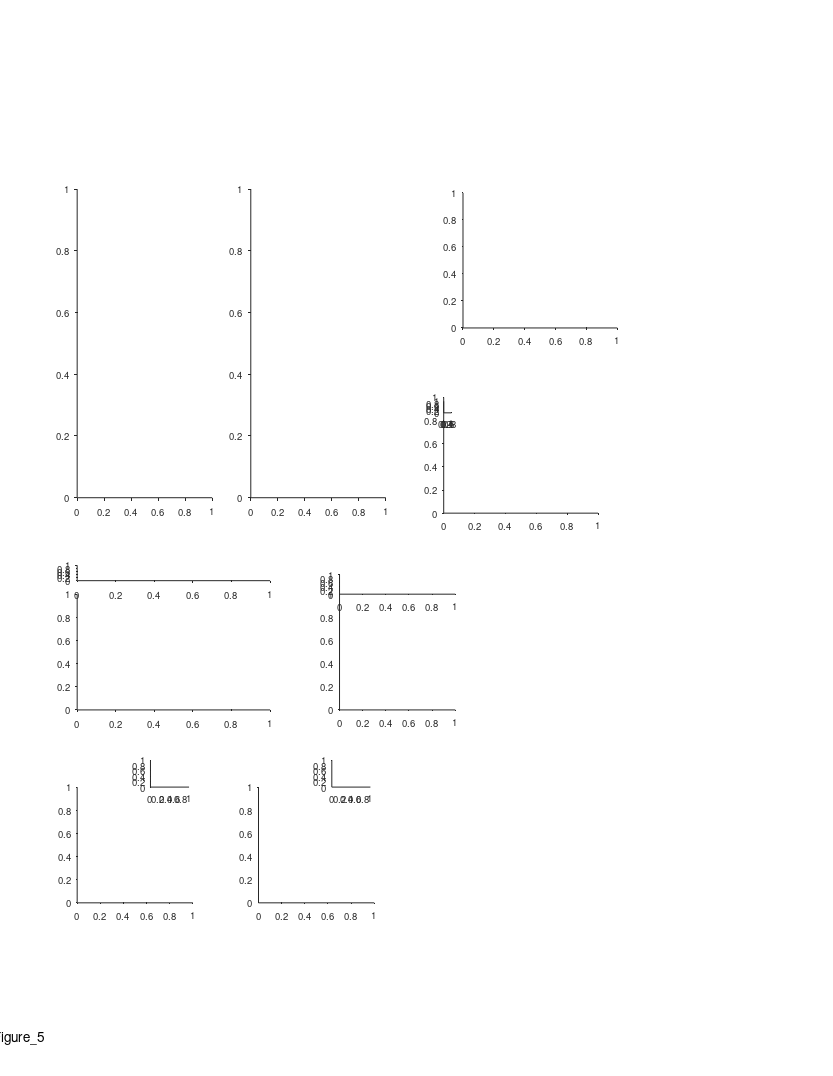

The MATLAB source for this figure: (Note: this script raises an error after producing the figure.)
%% Replay - Fig 5 - 2 bats crossovers + replay directionality (behavioral relevance)
%%
clear 
clc
close all

%% plotting options
params_opt = 11; % decoding opt 
novelty_session_num_thr = 5;

behavior_ex_opt = 2 % number 2 was chosen

replay_ex_opt = 1;
replay_examples_list = {
    {'rest',11,'b2299_d191213',20}
    };
replay_examples_list = cellfun(@(c)cell2struct(c,{'epoch_type','params_opt','exp_ID','event_num'},2), replay_examples_list)

%% graphics params
epoch_types = {'sleep','rest'};
epoch_type_clrs = {[.6 .1 .8],[.1 .8 .1]};
directions_clrs = {[0    0.3843    0.7451];[ 0.5216    0.2471         0]};

% timediff_max = inf;
timediff_max = 100;
exp_types = {'1 bat','2 bats'};
panels_xlim = [-0.0950    1.9950; -1.9500   40.9500; -0.4500   56.5500; -0.0210    0.4410];
panels_xticks = {[0 0.5 1 1.5],[0 20 40],[0:10:50],[0 0.2 0.4]};
smooth_method = 'movmean';
smooth_n_points = 19;

%% define output files
res_dir =  'L:\paper_replay\figures';
mkdir(res_dir)
fig_name_str = 'Figure_5';
fig_caption_str = ' ';
log_name_str = [fig_name_str '_log_file' '.txt'];
log_name_str = strrep(log_name_str , ':', '-');
log_name_str = strrep(log_name_str , ' ', '_');
log_name_out = fullfile(res_dir, log_name_str);

%% open log file
diary off
diary(log_name_out)
diary on
disp('Log file');
disp(['created: ', datestr(clock)]);
disp('======================================================');
disp([fig_name_str ':' fig_caption_str]);   
disp('======================================================');
disp('');

%% create figure
% figure_size_cm = [21.0 29.7]; % ~A4
figure_size_cm = [21.6 27.9]; % ~US letter
fig = figure;
% Some WYSIWYG options:
set(gcf,'DefaultAxesFontSize',7);
set(gcf,'DefaultAxesFontName','helvetica');
set(gcf,'DefaultAxesUnits','centimeters');
set(gcf,'PaperType','usletter')
% set(gcf,'PaperType','<custom>');
set(gcf,'PaperUnits','centimeters','PaperPosition',[0 0 figure_size_cm]);
set(gcf,'PaperOrientation','portrait');
set(gcf,'Units','centimeters','Position',get(gcf,'paperPosition')+[0 0 0 0]); % position on screen...
set(gcf, 'Renderer', 'painters');
% set(gcf, 'color', 'none');
set(groot, 'defaultAxesColor','None')
set(groot, 'defaultAxesTickDir', 'out');
set(groot,  'defaultAxesTickDirMode', 'manual');
annotation('textbox', [0.5 1 0 0], 'String',fig_name_str, 'HorizontalAlignment','center','Interpreter','none', 'FitBoxToText','on');

% create panels
panels{1}(1,1) = axes('position', [2 15 3.5 8]);
panels{1}(1,2) = axes('position', [6.5 15 3.5 8]);
panels{2}(1) = axes('position', [12 19.4 4 3.5]);
% panels{2}(2) = axes('position', [12 15 4 3]);
panels{3}(1) = axes('position', [11.5 14.6 4 3]);
panels{3}(2) = axes('position', [11.5 17.2 .2 .3]);
panels{4}(1) = axes('position', [2 9.5 5 3]);
panels{4}(2) = axes('position', [2 12.85 5 0.4]);
panels{5}(1) = axes('position', [8.8 9.5 3 3]);
panels{5}(2) = axes('position', [8.8 12.5 3 .5]);
panels{6}(1,1) = axes('position', [2 4.5 3 3]);
panels{6}(1,2) = axes('position', [2+1.9 4.5+3 1 0.7]);
panels{6}(2,1) = axes('position', [6.7 4.5 3 3]);
panels{6}(2,2) = axes('position', [6.7+1.9 4.5+3 1 0.7]);

%% ========================================================================
%% arrange sessions to load (novelty bats)
[exp_list,T] = decoding_get_inclusion_list();
T = T(exp_list,:);
% novelty_exposure_bats = [184 2382];
bats = unique(T.bat_num);
bats_colors = [1 0 0; 0 1 0; 0 0 1; 0 0 0; 1 0 1; 0 1 1; 0.8 0.8 0];
bats_clr_map = containers.Map(num2cell(bats),num2cell(bats_colors,2));
% novelty_exposure_bats_first_session = {'b0184_d191127','b2382_d190623'};
% bats_list = [34 148 194 2289 9861 184 2382];
% num_training_sessions = [6 11 20 13 11 0 0];
% first_rec_sessions = {'b0034_d180227', 'b0148_d170605', 'b0194_d180429', 'b2289_d180514', 'b9861_d180519', 'b0184_d191127','b2382_d190623'};
% % bat_novelty_session_mapping = containers.Map(novelty_exposure_bats,novelty_exposure_bats_first_session);
% bat_num_training_sessions_mapping = containers.Map(bats_list, num_training_sessions);
% bat_first_rec_exp_ID_mapping = containers.Map(bats_list, first_rec_sessions);
% TF_novelty_bats = ismember(T.bat_num, novelty_exposure_bats);

%% get session number (from exposure) - old
% exp_summary_t = DS_get_exp_summary();
% exp_summary_t(~ismember(exp_summary_t.batNum, bats_list),:)=[];
% for ii_exp = 1:height(exp_summary_t)
%     exp = exp_summary_t(ii_exp,:);
%     num_training_sessions = bat_num_training_sessions_mapping(exp.batNum);
%     first_rec_exp_ID = bat_first_rec_exp_ID_mapping(exp.batNum);
%     first_rec_date = exp_summary_t.date(first_rec_exp_ID);
%     TF = exp_summary_t.batNum ==exp.batNum &...
%         exp_summary_t.date >= first_rec_date &...
%         exp_summary_t.date <= exp.date;
%     session_num = sum(TF) + num_training_sessions;
%     exp_summary_t{ii_exp,'session_num_from_exposure'} = session_num;
% end
% T = innerjoin(T,exp_summary_t,'Keys','exp_ID');

%% get session number (from exposure) - corrected
exp_summary_t = DS_get_exp_summary();
exp_summary_t(~ismember(exp_summary_t.batNum, bats),:)=[];
training_filename = "L:\Analysis\Code\inclusion_lists\training_history_per_bat.xlsx";
for ii_exp = 1:height(exp_summary_t)
    exp = exp_summary_t(ii_exp,:);
    T2 = readtable(training_filename,'Sheet',num2str(exp.batNum));
    surgery_date = T2.date(ismember(T2.comments,'surgery'));
    exp_summary_t{ii_exp,'session_num_from_exposure'} = sum(T2.long_flight_session == 1 & T2.date <= exp.date);
    exp_summary_t{ii_exp,'session_num_from_surgery'} = sum(T2.long_flight_session == 1 & T2.date <= exp.date & T2.date > surgery_date);
end
T = innerjoin(T,exp_summary_t,'Keys','exp_ID');

%% arrange to early and late sessions
% early_days_IX = find(T.session_num_from_exposure <= novelty_session_num_thr);
% late_days_IX = find(T.session_num_from_exposure > novelty_session_num_thr);
% early_late_IX = {early_days_IX,late_days_IX};
% exp_list = T.exp_ID;

%% load data
events_all_per_session = {};
for ii_epoch_type = 1:length(epoch_types)
    for ii_exp = 1:length(exp_list)
        exp_ID = exp_list{ii_exp};
        exp = exp_load_data(exp_ID,'details');
        epoch_type = epoch_types{ii_epoch_type};
        params_opt = 11;
        event_type = 'posterior';
        [events, params] = decoding_load_events_quantification(exp_ID, epoch_type, params_opt, event_type);
        [~, TF] = decoding_apply_seq_inclusion_criteria([events.seq_model]);
        events(~TF) = [];
        if isempty(events)
            continue;
        end
        [events.session_num_from_exposure] = deal(T.session_num_from_exposure(ii_exp));
        [events.recordingArena] = deal(exp.details.recordingArena);
        event_struct = events(1,[]);
        [events(2:end).prev_event] = disperse(events(1:end-1));
        events(1).prev_event = event_struct;
        if ~isfield(events,'rest_ball_num')
            [events.rest_ball_num] = deal(nan);
        end
        events_all_per_session{ii_epoch_type,ii_exp} = events;
    end
end

%% replay directionality bias - calc
if ~exist('directionality_contrast_index','var')
minSeqsThr = 20;
resampling_n = 20;
nrep = 1000;
directionality_contrast_index = [];
directionality_fraction = [];
directionality_binom_pval = [];
directionality_binom_surprise = [];
directionality_binom_surprise2 = nan(length(epoch_types)+1, length(exp_list));
directionality_binom_surprise2_sem = nan(length(epoch_types)+1, length(exp_list));
nSeqs = [];
for ii_epoch_type = 1:length(epoch_types)+1
    for ii_exp = 1:length(exp_list)
        switch ii_epoch_type
            case {1,2}
                events = events_all_per_session{ii_epoch_type,ii_exp};
            case 3
                events = [events_all_per_session{:,ii_exp}];
        end
        if isempty(events)
            continue;
        end
        seqs = [events.seq_model];
        n1 = sum([seqs.direction]==-1);
        n2 = sum([seqs.direction]==1);
        directionality_contrast_index(ii_epoch_type,ii_exp) = (n1-n2)/(n1+n2);
        directionality_fraction(ii_epoch_type,ii_exp) = (n1)/(n1+n2) .* sign(n1-n2);
        binom_pval = myBinomTest(n1,n1+n2,0.5);
        binom_pval(binom_pval==0) = realmin;
        directionality_binom_pval(ii_epoch_type,ii_exp) = binom_pval;
        directionality_binom_surprise(ii_epoch_type,ii_exp) = -log10(binom_pval) .* sign(n1-n2);
        nSeqs(ii_epoch_type,ii_exp) = length(seqs);
        if length(seqs)>=resampling_n
            sdf=zeros(1,nrep);
            for ii=1:nrep
                IX = randperm(length(seqs),resampling_n);
                n1 = sum([seqs(IX).direction]==-1);
                n2 = sum([seqs(IX).direction]==1);
                sdf(ii) = sign(n1-n2) * -log10(myBinomTest(n1,n1+n2,0.5));
            end
            directionality_binom_surprise2(ii_epoch_type,ii_exp) = nanmedian(sdf);
        end
    end
end
directionality_vals = cat(3,directionality_contrast_index,directionality_fraction,directionality_binom_pval,directionality_binom_surprise);
directionality_labels = {'contrast index','fraction','binom pval','binom surprise'};
% bat_sym_map = containers.Map(num2cell([184;2382]),{'+','x'});
end

%% save replay directionality results
filename = fullfile(res_dir, 'replay_directionality');
save(filename, ...
    "directionality_contrast_index", ...
    "directionality_fraction", ...
    "directionality_binom_pval", ...
    "directionality_binom_surprise", ...
    "directionality_binom_surprise2", ...
    "directionality_binom_surprise2_sem", ...
    "nSeqs","epoch_types", ...
    "minSeqsThr","resampling_n","nrep", ...
    "bats","bats_clr_map","T");

%% replay directionality bias - example session
% replay_directionality_bias_ex_exp_ID_list = {'b0184_d191129','b0184_d191130'};
replay_directionality_bias_ex_exp_ID_list = {'b0184_d191130'};
for ii_ex = 1:length(replay_directionality_bias_ex_exp_ID_list)
    replay_directionality_bias_ex_exp_ID = replay_directionality_bias_ex_exp_ID_list{ii_ex};
    ii_exp = find(strcmp(T.exp_ID,replay_directionality_bias_ex_exp_ID));
    example_session_num_form_exposure = T.session_num_from_exposure(replay_directionality_bias_ex_exp_ID);
    for ii_epoch_type = 1:length(epoch_types)
        axes(panels{1}(ii_ex,ii_epoch_type))
        cla reset
        hold on
        events = events_all_per_session{ii_epoch_type,ii_exp};
        seqs = [events.seq_model];
        epoch_sep = find(diff([events.epoch_num])~=0)+0.5;
        seqs_edges = [seqs.start_pos_norm; seqs.end_pos_norm];
        seqs_IX = 1:length(seqs);
        if strcmp(epoch_types(ii_epoch_type),'sleep')
            plot([0 1],repmat(epoch_sep,2,1),':','LineWidth',1.5,'Color',0.5*[1 1 1]);
        end
        h=plot(seqs_edges,[seqs_IX;seqs_IX],'-','LineWidth',.55);
        dir_1_IX = [seqs.state_direction]==1;
        dir_2_IX = [seqs.state_direction]==-1;
        [h(dir_1_IX).Color] = disperse(repelem(directions_clrs(1),length(dir_1_IX)));
        [h(dir_2_IX).Color] = disperse(repelem(directions_clrs(2),length(dir_2_IX)));
        scatter(seqs_edges(1,:),seqs_IX, 3, [seqs.state_direction]==-1, "filled");
        hax=gca;
        hax.Colormap = cell2mat(directions_clrs);
        hax.XTick = [0 1];
        hax.YTick = [1 10*ceil(length(seqs)/10)];
        hax.XLim = [0 1];
        hax.YRuler.TickLabelGapOffset = -1;
        hax.XRuler.TickLabelGapOffset = 1;
        xlabel('Position (norm.)', 'Units','normalized', 'Position',[0.5 -0.02]);
        ylabel('Replay event no.', 'Units','normalized', 'Position',[-0.1 0.5]);
        text(0,-0.09,'Door','Units','normalized','FontSize',7,'HorizontalAlignment','center')
        switch epoch_types{ii_epoch_type}
            case 'sleep'
                title_str = 'Sleep replays';
            case 'rest'
                title_str = 'Awake replays';
        end
        title(title_str, 'Units','normalized', 'Position',[0.5 0.99],'FontWeight','normal');
    end
    title_str = {
        sprintf('Example session #%d:', example_session_num_form_exposure); ...
        'over-representation of replay directionality'};
    text(-.2, 1.12, title_str,'FontSize',9,'HorizontalAlignment','center','Units','normalized')
    for ii_dir = 1:2
        arrow_str = {'\rightarrow','\leftarrow'};
        arrow_offset_y = [0.02 0];
        text(-0.4, 0.99+arrow_offset_y(ii_dir), arrow_str{ii_dir},'Color',directions_clrs{ii_dir},'FontWeight','bold', 'FontSize',10,'Units','normalized');
    end
    
end

%% replay directionality bias - plot trend over exposure to enviroenment
clrs = [epoch_type_clrs,'k'];
surprise_clipping = 50;
for ii_epoch_type = 3%1:length(epoch_types)
    axes(panels{2}(1));
    cla reset
    hold on
    yline(0,'-','Color',[1 1 1]*0.8,'LineWidth',0.2);
%     c = clrs{ii_epoch_type};
    x = T.session_num_from_exposure;
    y = directionality_binom_surprise(ii_epoch_type,:);
%     y(~ismember(T.batNum,novelty_exposure_bats)) = nan;
    y(nSeqs(ii_epoch_type,:)<minSeqsThr) = nan;
    y(y>surprise_clipping) = surprise_clipping;
   y(y<-surprise_clipping) = -surprise_clipping;
   ylimits = [-1 1]*surprise_clipping;
    for ii_bat = 1:length(bats)
        bat_num = bats(ii_bat);
        c = bats_clr_map(bat_num);
        IX = T.bat_num==bat_num;
        xx = x(IX);
        yy = y(IX);
        invalid = isnan(yy);
        xx(invalid) = [];
        yy(invalid) = [];
        plot(xx,yy,'o-','color',c,'DisplayName',"bat "+bat_num,'MarkerFaceColor',c,'MarkerSize',2);
    end

%     nPointsSmooth = 3;
%     k = (nPointsSmooth-1)/2;
%     xi = [-1 1].*k + [(1-k):(max(x)+k)]';
%     xx=[];
%     yy=[];
%     for ii_xi = 1:size(xi,1)
%         TF = x>=xi(ii_xi,1) & x<=xi(ii_xi,2);
%         xx(ii_xi) = nanmedian(x(TF));
%         yy(ii_xi) = nanmedian(y(TF));
%     end
%     plot(xx,yy,'-','Color',c);
    ylim(ylimits)
    ylabel('Replay directionality index')
%     text(0.5,0.8,epoch_types{ii_epoch_type},'Units','normalized')
end
hax=gca;
text(.5, 2.8, {'Replay directionality';'all sessions'},'FontSize',9,'HorizontalAlignment','center','Units','normalized')
% legend
% x = [0.3 2]+32;
% y = linspace(0.35,0,3)+0.6;
% plot(x,y(1)*[1 1],'Color',clrs{1},'LineWidth',1.5,'Clipping','off')
% plot(x,y(2)*[1 1],'Color',clrs{2},'LineWidth',1.5,'Clipping','off')
% plot(x,y(3)*[1 1],'Color',clrs{3},'LineWidth',1.5,'Clipping','off')
% x = x(end)+1;
% text(x,y(1), "Sleep", 'FontSize',7)
% text(x,y(2), "Awake", 'FontSize',7)
% text(x,y(3), "Combined", 'FontSize',7)
xlabel('Session no.','Units','normalized','Position',[0.5 -0.05]);
ylim([-1 1]*55)
yticks([-50 0 50])
xticks([1 40])
hax=gca;
hax.XRuler.TickLength(1) = 0.02;
hax.YRuler.TickLength(1) = 0.035;
hax.XRuler.TickLabelGapOffset = -1;
hax.YRuler.TickLabelGapOffset = 0;
% text(5.5,-0.75,"\leftarrow"+"session #"+example_session_num_form_exposure,'FontSize',8)
h=annotation('textarrow');
h.Parent=hax;
h.X = [6 5];
h.Y = [50 50];
% h.String = {'  SAS=4'};
h.FontSize = 7; h.HeadLength = 4; h.HeadWidth = 3; h.HeadStyle = 'cback2';
h.HorizontalAlignment = 'left';
h.VerticalAlignment = 'middle';
h=annotation('textarrow');
h.Parent=hax;
h.X = 16 + [0 0.1];
h.Y = -16 + [0 0.1];
% h.String = {'SAS=8  '};
h.FontSize = 7; h.HeadLength = 4; h.HeadWidth = 3; h.HeadStyle = 'cback2';
h.HorizontalAlignment = 'right';
h.VerticalAlignment = 'top';
h=annotation('textarrow');
h.Parent=hax;
h.X = 25 + [0 1];
h.Y = -50 + [0 0];
% h.String = {'SAS=27  '};
h.FontSize = 7; h.HeadLength = 4; h.HeadWidth = 3; h.HeadStyle = 'cback2';
h.HorizontalAlignment = 'right';
h.VerticalAlignment = 'middle';
h=annotation('textarrow');
h.Parent=hax;
h.X = 30 + [0 -0.1];
h.Y = -50 + [0 0];
% h.String = {'   SAS=19'};
h.FontSize = 7; h.HeadLength = 4; h.HeadWidth = 3; h.HeadStyle = 'cback2';
h.HorizontalAlignment = 'left';
h.VerticalAlignment = 'middle';

%% cell revision 
bats = unique(T.bat_num);
bats_colors = [1 0 0; 0 1 0; 0 0 1; 0 0 0; 1 0 1; 0 1 1; 0.8 0.8 0];
bats_clr_map = containers.Map(num2cell(bats),num2cell(bats_colors,2));
surprise_clipping = 50;
fig2=figure(WindowState="maximized");
tiledlayout(4,3);
for ii=1:4
    for ii_epoch_type = 1:length(epoch_types)+1
        nexttile
        hold on
        x = T.session_num_from_exposure;
       switch ii
           case {1,2}
               y = directionality_contrast_index(ii_epoch_type,:);
               ylabel_str = {'Replay directionality';'contrast index'};
               ylimits = [-1 1];
           case 3
               y = directionality_binom_surprise(ii_epoch_type,:);
               ylabel_str = {'Replay directionality';'surprise'};
               y(y>surprise_clipping) = surprise_clipping;
               y(y<-surprise_clipping) = -surprise_clipping;
               ylimits = [-1 1]*surprise_clipping;
           case 4
               y = directionality_binom_surprise2(ii_epoch_type,:);
               ylabel_str = {'Replay directionality';'surprise (resampling)'};
               ylimits = [-10 10];
       end
        y(nSeqs(ii_epoch_type,:)<minSeqsThr) = nan;
        yline(0)
        for ii_bat = 1:length(bats)
            bat_num = bats(ii_bat);
            c = bats_clr_map(bat_num);
            IX = find(T.bat_num==bat_num);
            xx = x(IX);
            yy = y(IX);
            invalid = isnan(yy);
            xx(invalid) = [];
            yy(invalid) = [];
            IX(invalid) = [];
            if ii==2
                sym='.-';
            else
                sym='o-';
            end
            hp = plot(xx,yy,sym,'color',c,'DisplayName',"bat "+bat_num,'MarkerFaceColor',c);
            if ~isempty(hp)
                hp.DataTipTemplate.DataTipRows(end+1) = dataTipTextRow('bat num',repelem(bat_num,length(xx)));
                hp.DataTipTemplate.DataTipRows(end+1) = dataTipTextRow('exp ID',T.exp_ID(IX));
                hp.DataTipTemplate.DataTipRows(end+1) = dataTipTextRow('#replays',nSeqs(ii_epoch_type,IX));
                hp.DataTipTemplate.DataTipRows(end+1) = dataTipTextRow('#fromExposure',T.session_num_from_exposure(IX));
                hp.DataTipTemplate.DataTipRows(end+1) = dataTipTextRow('#fromSurgery',T.session_num_from_surgery(IX));
            end
        end
        if ii==2
            sz = nSeqs(ii_epoch_type,:);
            sz(isnan(y)) = nan;
%             sz = interp1([0 50],[0 1],sz,'linear','extrap');
            c = arrayfun(@(bat)bats_clr_map(bat),T.bat_num,'UniformOutput',0);
            c = cat(1,c{:});
            hbb=bubblechart(x,y,sz,c);
            bubblelim([min(sz) max(sz)])
            bubblesize([3 20])
            bubblelegend('#replays','location','southeast')
        end
%         legend('NumColumns',length(bats),'Location',[0.1 0.9 0.8 0.1])
        legend('NumColumns',2)
%         nPointsSmooth = 3;
%         k = (nPointsSmooth-1)/2;
%         xi = [-1 1].*k + [(1-k):(max(x)+k)]';
%         xx=[];
%         yy=[];
%         for ii_xi = 1:size(xi,1)
%             TF = x>=xi(ii_xi,1) & x<=xi(ii_xi,2);
%             xx(ii_xi) = nanmedian(x(TF));
%             yy(ii_xi) = nanmedian(y(TF));
%         end
%         plot(xx,yy,'-','Color','k','LineWidth',2);
        titles_strs = [epoch_types, 'pooled'];
        title(titles_strs{ii_epoch_type});
        ylabel(ylabel_str)
        xlabel('Session no.')
        ylim(ylimits)
        xlim([0 max(x)+1])
    end
end
fig2_filename = 'E:\Tamir\work\PROJECTS\LargeScale\paper_replay\figures\cell_revision\replay_directionality_population_options';
saveas(fig2,fig2_filename,'fig');
exportgraphics(fig2,[fig2_filename '.pdf'],'BackgroundColor','white');
% saveas(fig2,fig2_filename,'pdf');


%% ========================================================================




%% panels C - experimental setup
axes(panels{3}(1))
hold on
tunnel_2bats_image = imread('E:\Tamir\work\PROJECTS\LargeScale\paper_replay\figures\resources\tunnel_2bats.jpg');
imshow(tunnel_2bats_image);

axes(panels{3}(2))
cla reset
hold on
axis off
plot([0 1],[1 1],'LineWidth',2)
plot([0 1],[0 0],'LineWidth',1)
text(1.5,1,'Recorded bat','Units','normalized','FontSize',7,'HorizontalAlignment','left','VerticalAlignment','middle');
text(1.5,0,'Other bat','Units','normalized','FontSize',7,'HorizontalAlignment','left','VerticalAlignment','middle');
xlim([0 1])
ylim([0 1])

%% panels D - Behavior example
axes(panels{4}(1))
cla
hold on
switch behavior_ex_opt
    case 1
        exp_ID = 'b2299_d191205';
        ti_seconds_in_session = [5200 5600];
    case 2
        exp_ID = 'b2299_d191213';
        ti_seconds_in_session = 5850 +[0 4*60]+[0.4 -0.1]+[0.35 -0.13].*60; %[5850 6200];
    case 3
        exp_ID = 'b2299_d191213';
        ti_seconds_in_session = [2900 3600];
    case 4
        exp_ID = 'b2299_d191203';
        ti_seconds_in_session = [500 900];
    case 5
        exp_ID = 'b2299_d191203';
        ti_seconds_in_session = [2700 3200];
end
exp = exp_load_data(exp_ID, 'details', 'pos');
epoch_type = 'rest';
params_opt = 11;
event_type = 'posterior';
[events, params]= decoding_load_events_quantification(exp_ID, epoch_type, params_opt, event_type);
[seqs, TF] = decoding_apply_seq_inclusion_criteria([events.seq_model]);
events(~TF)=[];
session_ti = exp_get_sessions_ti(exp_ID,'Behave');
t0 = session_ti(1);
ti = ti_seconds_in_session.*1e6+t0;
lw = 2;
plot(exp.pos.proc_1D.ts, interp_nans(exp.pos.proc_1D.pos),'LineWidth',lw);
plot(exp.pos.proc_1D.other.ts, interp_nans(exp.pos.proc_1D.other.pos(1,:)),'LineWidth',1);
plot(exp.pos.proc_1D.co.ts,exp.pos.proc_1D.co.pos,'xk','MarkerSize',8)
plot([seqs.start_ts;seqs.end_ts],[seqs.start_pos; seqs.end_pos],'-k','LineWidth',1.);
plot([seqs.start_ts],[seqs.start_pos],'.k','MarkerSize',7)
% plot([seqs([seqs.direction]== 1).end_ts],[seqs([seqs.direction]== 1).end_pos],'^m','MarkerSize',2,'MarkerFaceColor','m');
% plot([seqs([seqs.direction]==-1).end_ts],[seqs([seqs.direction]==-1).end_pos],'vm','MarkerSize',2,'MarkerFaceColor','m');
xline(35969648929.0)
xlim(ti)
rescale_plot_data('x',[1e-6/60 ti(1)]);
ylim([0 135])
% xticks(linspace(0,135,4))
yticks(linspace(0,135,4))
xlabel('Time (min)', 'Units','normalized', 'Position',[0.5 -0.11]);
ylabel('Position (m)', 'Units','normalized', 'Position',[-0.13 .5]);
hax=gca;
hax.XRuler.TickLabelGapOffset = -1.8;
hax.YRuler.TickLabelGapOffset = 1;

%% legend
axes(panels{4}(2))
cla
hold on
plot([0 0.1],[0.8 0.8],'-','LineWidth',lw);
plot([0 0.1],[0.0 0.0],'-','LineWidth',1);
plot(0.6,0.8,'xk','MarkerSize',8);
plot([0.57 0.63],[0 0],'-k','LineWidth',1.);
plot(0.57,0,'.k','MarkerSize',7);
text(.15, .8, 'Recorded bat','FontSize',7,'HorizontalAlignment','left','VerticalAlignment','middle');
text(.15, .0, 'Other bat','FontSize',7,'HorizontalAlignment','left','VerticalAlignment','middle');
text(.7, .8, 'Cross-overs','FontSize',7,'HorizontalAlignment','left','VerticalAlignment','middle');
text(.7, .0, 'Replay','FontSize',7,'HorizontalAlignment','left','VerticalAlignment','middle');
xlim([0 1])
ylim([0 1])
axis off

%% replay example
if 1
%% load data
win_s = 1;
cmap = bone;
cmap = flipud(cmap);
ex = replay_examples_list(replay_ex_opt);
addFieldsToWorkspace(ex);
decode = decoding_load_data(exp_ID, epoch_type, params_opt);
exp = exp_load_data(exp_ID,'details','path','MUA','ripples');
events = decoding_load_events_quantification(exp_ID,epoch_type,params_opt,"posterior");
event = events(event_num);
seq = event.seq_model;
seq_ti = [event.start_ts event.end_ts];
t0 = mean(seq_ti);
ti = t0 + [-1 1].*win_s*1e6;

% TT = exp.ripples.stats.best_TT;
% [LFP.signal, LFP.ts, LFP.fs, LFP.params] = LFP_load(exp_ID,TT,'band','ripple','limits_ts',ti);
% LFP.avg_signal = nanmean(LFP.signal,[2 3]);

%% plot LFP
% axes(panels{3}(3));
% cla
% hold on
% plot(LFP.ts, LFP.avg_signal,'k');
% xlim(seq_ti+[-1 1].*0.2*range(seq_ti))
% xticks([])
% yticks([])
% rescale_plot_data('x',[1e-6 seq_ti(1)]);
% axis off
% title(sprintf('%s_%s_%d',epoch_type,exp_ID,event_num),'Interpreter','none','FontWeight','normal','FontSize',6);

%% plot posterior (state)
axes(panels{5}(2));
cla
hold on
IX = get_data_in_ti(decode.time, ti);
prob_t = decode.time(IX);
prob_state = squeeze(decode.posterior_state(event.state_num,IX));
plot(prob_t, prob_state, 'k','LineWidth',2);
hax = gca;
hax.XLim = prob_t([1 end]);
hax.YLim = [0 1];
hax.XTickLabel = [];
box on
hax.Colormap = cmap;
hax.XLim = seq_ti+[-1 1].*0.2*range(seq_ti);
hax.TickDir = 'out';
hax.TickLength = [0.02 0.02];
hax.XRuler.TickLabelGapOffset = -4;
ylabel('Prob.','Units','normalized','Position',[-0.22 0.5]);
rescale_plot_data('x',[1e-6 seq_ti(1)]);
    
%% plot posterior (position)
axes(panels{5}(1));
cla
hold on
IX = get_data_in_ti(decode.time, ti);
prob_t = decode.time(IX);
prob_pos = squeeze(decode.posterior(:,event.state_num,IX));
imagesc(prob_t, decode.pos, prob_pos);
plot([seq.start_ts seq.end_ts],[seq.start_pos seq.end_pos],'-r','LineWidth',0.8);
hax = gca;
clim_prctiles = [1 99];
hax.CLim = prctile(prob_pos(:),clim_prctiles);
% hax.CLim = [0 max(prob_pos(:))];
hax.XLim = prob_t([1 end]);
hax.YLim = [min(decode.pos) max(decode.pos)] + [-1 1].*median(diff(decode.pos))*1;
box on
hax.Colormap = cmap;
hax.XLim = seq_ti+[-1 1].*0.2*range(seq_ti);
hax.TickDir = 'out';
hax.TickLength = [0.02 0.02];
hax.XRuler.TickLabelGapOffset = -2;
xlabel('Time (s)','Units','normalized','Position',[0.5 -0.105]);
ylabel('Position (m)','Units','normalized','Position',[-0.22 0.5]);
rescale_plot_data('x',[1e-6 seq_ti(1)]);
plot(hax.XLim([1 1]),hax.YLim,'k-')
plot(hax.XLim([2 2]),hax.YLim,'k-')

%% workaround to fix the image occluding the axes
plot(hax.XLim([1 1]),hax.YLim,'k-')
plot(hax.XLim([2 2]),hax.YLim,'k-')
plot(hax.XLim,hax.YLim([1 1]),'k-')
plot(hax.XLim,hax.YLim([2 2]),'k-')

%% link x axes
linkaxes(panels{5},'x');

%% add colorbar
hcb = colorbar('east');
hcb.Units = 'centimeters';
cb_offset = 1.12;
hcb.Position(1) = panels{5}(1).Position(1) + panels{5}(1).Position(3)*cb_offset;
cb_offset_middle = (hcb.Position(1)+hcb.Position(3)/2-panels{5}(1).Position(1))/panels{5}(1).Position(3);
hcb.Label.Rotation = -90;
hcb.Label.Position(1) = 1.5;
hcb.Label.String = 'Probability';
hcb.Ticks = [];
text(cb_offset_middle,1,'Max','Units','normalized','FontSize',7,'HorizontalAlignment','center');
text(cb_offset_middle,0,'0','Units','normalized','FontSize',7,'HorizontalAlignment','center');
% text(cb_offset_middle,1,clim_prctiles(2)+"%",'Units','normalized','FontSize',7,'HorizontalAlignment','center');
% text(cb_offset_middle,0,clim_prctiles(1)+"%",'Units','normalized','FontSize',7,'HorizontalAlignment','center');
end







%% panels C+D - scatters (load data)
% data_filename = 'F:\sequences\figures\replay_vs_crossover\replay_vs_crossover_opt_11_replay position between 25-115.mat';
% data_filename = 'F:\sequences\figures\replay_vs_crossover\replay_vs_crossover_opt_11_replay position between 25-115 & same map.mat';
% data_filename = 'F:\sequences\figures\replay_vs_crossover\replay_vs_crossover_opt_11_replay position between 25-115 & same map & forward.mat';
% data_filename = 'F:\sequences\figures\replay_vs_crossover\replay_vs_crossover_opt_11_replay position between 25-115 & same map & reverse.mat';
% data_filename = 'F:\sequences\figures\replay_vs_crossover\replay_vs_crossover_opt_11_replay position between 25-115 & replay distance_gt_5.mat';
% data_filename = 'F:\sequences\figures\replay_vs_crossover\replay_vs_crossover_opt_11_replay position between 25-115 & replay distance_gt_10.mat';
% data_filename = 'F:\sequences\figures\replay_vs_crossover\replay_vs_crossover_opt_11_replay position between 25-115 & forward.mat';
% data_filename = 'F:\sequences\figures\replay_vs_crossover\replay_vs_crossover_opt_11_replay position between 25-115 & reverse.mat';
% data_filename = 'F:\sequences\figures\replay_vs_crossover\replay_vs_crossover_opt_11_replay pos between 25-115, dec acc_gt_65%.mat';
data_filename = 'F:\sequences\figures\replay_vs_crossover\replay_vs_crossover_opt_11_replay pos between 25-115, dec acc_gt_70%.mat';
% data_filename = 'F:\sequences\figures\replay_vs_crossover\replay_vs_crossover_opt_11_replay pos between 25-115 & same map, dec acc_gt_65%.mat';
% data_filename = 'F:\sequences\figures\replay_vs_crossover\replay_vs_crossover_opt_11_replay pos between 25-115 & same map, dec acc_gt_70%.mat';

%% panels C - main scatter plot
axes(panels{6}(1,1))
cla reset
hold on
data = load(data_filename);
X = data.x(data.TF);
Y = data.y(data.TF);
scatter(X,Y,5,'k','filled');
axis equal
xlim([0 135])
ylim([0 135])
xticks(linspace(0,135,4))
yticks(linspace(0,135,4))
xlabel('Previous cross-over position (m)', 'Units','normalized', 'Position',[0.5 -0.16]);
ylabel('Replay position (m)', 'Units','normalized', 'Position',[-0.2 .5]);
% text(0.8,0.3,"n = "+ data.stats.n,'Units','normalized','FontSize',9);
% text(0.6,0.2,"r = "+ sprintf('%.2g',data.stats.Pearson.r), 'Units','normalized','FontSize',7);
% text(0.6,0.1,"P = "+ sprintf('%.2g',data.stats.Pearson.p), 'Units','normalized','FontSize',7);
text(.05,1.1,"{\rho} = "+ sprintf('%.2f',data.stats.Spearman.r), 'Units','normalized','FontSize',7);
text(.05,1.0,"p = "+ sprintf('%.2g',data.stats.Spearman.p), 'Units','normalized','FontSize',7);
% text(.3,1.3,"{\itn} = "+ sprintf('%d',sum(data.TF)), 'Units','normalized','FontSize',7);
% text(0,-.4,data.msg_str, 'Units','normalized','FontSize',10);
h=refline(1,0);
h.Color = .8.*[1 1 1];
h.LineWidth = 1.5;
hax=gca;
hax.XRuler.TickLength(1) = 0.035;
hax.YRuler.TickLength(1) = 0.024;
hax.XRuler.TickLabelGapOffset = -.5;
hax.YRuler.TickLabelGapOffset = 1;

%% shuffling test (revision)
nreps = 1000;
rng(0);
r_shuffles = zeros(1,nreps);
for ii = 1:nreps
    IX = randperm(length(X));
    r_shuffles(ii) = corr(X(IX)',Y','type','Spearman');
end
r = corr(X',Y','type','Spearman');
z = (r-mean(r_shuffles))./std(r_shuffles);
pval_nonparam = mean(r<r_shuffles);
[~,pval_ttest] = ttest(r_shuffles,r,'Tail','left');
pval_z = (1-normcdf(z));
[~,pval_z2] = ztest(r_shuffles,r,std(r_shuffles),'Tail','left');
% fig3 = figure(Units="centimeters",Position=[5 5 20 20]);
% hold on
%%
axes(panels{6}(1,2))
cla reset
hold on
histogram(r_shuffles,'FaceColor',[1 1 1]*0.5);
xline(r,'-r');
xlabel('{\rho}','Units','normalized','Position',[0.5 .1])
% title({'2-bats crossover replay correlation, shuffle analysis';sprintf('pval non-parametric (vs shuffles) = %.2g (n=%d shuffles)',pval_nonparam,nreps)});
% fig3_filename = 'E:\Tamir\work\PROJECTS\LargeScale\paper_replay\figures\cell_revision\2bats_shuffle_corr';
% exportgraphics(fig3,[fig3_filename '.pdf'],'BackgroundColor','white');
% saveas(fig3,fig3_filename,'pdf');
ylim([0 120])
xticks([])
yticks([])
text(0.5,1.25,"p = "+ sprintf('%.2g',pval_nonparam), 'Units','normalized','FontSize',7,'HorizontalAlignment','Center');

%% 2-back previous CO (revision)
% fig4 = figure(Units="centimeters",Position=[5 5 6 6]);
% hold on
% data = load(data_filename);
% % X = [data.seqs_all.prev_co_pos];
% X = [data.seqs_all.prev_2_co_pos];
% Y = data.y;
% X = X(data.TF)';
% Y = Y(data.TF)';
% [r,pval] = corr(X,Y,'type','Spearman',rows='pairwise',tail='right');
% scatter(X,Y,5,'k','filled');
% text(.3,1.05,"{\rho} = "+ sprintf('%.2f',r), 'Units','normalized','FontSize',7);
% text(.3,0.95,"P = "+ sprintf('%.2g',pval), 'Units','normalized','FontSize',7);
% h=refline(1,0);
% h.Color = .8.*[1 1 1];
% h.LineWidth = 1.5;
% axis equal
% xlim([0 135])
% ylim([0 135])
% xticks(linspace(0,135,4))
% yticks(linspace(0,135,4))
% xlabel('2-back previous cross-over position (m)');
% ylabel('Replay position (m)');
% fig4_filename = 'E:\Tamir\work\PROJECTS\LargeScale\paper_replay\figures\cell_revision\2bats_2back_prev_CO';
% saveas(fig4,fig4_filename,'pdf');

%% panels D - scatter plot (control - next crossover)
axes(panels{6}(2,1))
cla reset
hold on
X = [data.seqs_all.next_co_pos];
Y = data.y;
X = X(data.TF)';
Y = Y(data.TF)';
[stats.Pearson.r, stats.Pearson.p] = corr(X,Y,'type','Pearson',rows='pairwise',tail='right');
[stats.Spearman.r, stats.Spearman.p] = corr(X,Y,'type','Spearman',rows='pairwise',tail='right');
scatter(X,Y,5,'k','filled');
axis equal
xlim([0 135])
ylim([0 135])
xticks(linspace(0,135,4))
yticks(linspace(0,135,4))
xlabel('Next cross-over position (m)', 'Units','normalized', 'Position',[0.5 -0.16]);
ylabel('Replay position (m)', 'Units','normalized', 'Position',[-0.2 .5]);
% text(0.8,0.3,"n = "+ data.stats.n,'Units','normalized','FontSize',9);
% text(0.8,0.2,"r = "+ sprintf('%.2g',stats.Pearson.r), 'Units','normalized','FontSize',7);
% text(0.8,0.1,"P = "+ sprintf('%.2g',stats.Pearson.p), 'Units','normalized','FontSize',7);
text(0.05,1.1,"{\rho} = "+ sprintf('%.2f',stats.Spearman.r), 'Units','normalized','FontSize',7);
text(0.05,1.0,"p = "+ sprintf('%.2f',stats.Spearman.p), 'Units','normalized','FontSize',7);
h=refline(1,0);
h.Color = .8.*[1 1 1];
h.LineWidth = 1.5;
hax=gca;
hax.XRuler.TickLength(1) = 0.035;
hax.YRuler.TickLength(1) = 0.024;
hax.XRuler.TickLabelGapOffset = -.5;
hax.YRuler.TickLabelGapOffset = 1;

%% shuffling test (revision)
nreps = 1000;
rng(0);
r_shuffles = zeros(1,nreps);
for ii = 1:nreps
    IX = randperm(length(X));
    r_shuffles(ii) = corr(X(IX),Y,'type','Spearman');
end
r = corr(X,Y,'type','Spearman');
z = (r-mean(r_shuffles))./std(r_shuffles);
pval_nonparam = mean(r<r_shuffles);
[~,pval_ttest] = ttest(r_shuffles,r,'Tail','left');
pval_z = (1-normcdf(z));
[~,pval_z2] = ztest(r_shuffles,r,std(r_shuffles),'Tail','left');
% fig3 = figure(Units="centimeters",Position=[5 5 20 20]);
% hold on
%%
axes(panels{6}(2,2))
cla reset
hold on
histogram(r_shuffles,'FaceColor',[1 1 1]*0.5);
xline(r,'-r');
xlabel('{\rho}','Units','normalized','Position',[0.5 .1])
% title({'2-bats crossover replay correlation, shuffle analysis';sprintf('pval non-parametric (vs shuffles) = %.2g (n=%d shuffles)',pval_nonparam,nreps)});
% fig3_filename = 'E:\Tamir\work\PROJECTS\LargeScale\paper_replay\figures\cell_revision\2bats_shuffle_corr';
% exportgraphics(fig3,[fig3_filename '.pdf'],'BackgroundColor','white');
% saveas(fig3,fig3_filename,'pdf');
ylim([0 120])
xticks([])
yticks([])
text(0.5,1.25,"p = "+ sprintf('%.2g',pval_nonparam), 'Units','normalized','FontSize',7,'HorizontalAlignment','Center');

%% add panel letters
font_size = 11;
axes(panels{1}(1))
text(-0.3,1.1, 'A', 'Units','normalized','FontWeight','bold','FontSize',font_size);
axes(panels{2}(1))
text(-0.3,1.25, 'B', 'Units','normalized','FontWeight','bold','FontSize',font_size);

axes(panels{3}(1))
text(-0.17,1.2, 'C', 'Units','normalized','FontWeight','bold','FontSize',font_size);
axes(panels{3}(2))
axes(panels{4}(1))
text(-0.2,1.3, 'D', 'Units','normalized','FontWeight','bold','FontSize',font_size);
axes(panels{5}(1))
text(-0.38,1.3, 'E', 'Units','normalized','FontWeight','bold','FontSize',font_size);
axes(panels{6}(1,1))
text(-0.35,1.15, 'F', 'Units','normalized','FontWeight','bold','FontSize',font_size);
axes(panels{6}(2,1))
text(-0.35,1.15, 'G', 'Units','normalized','FontWeight','bold','FontSize',font_size);

%%
fig_name = sprintf('%s',fig_name_str);
% fig_name = sprintf('%s_panel_B_opt_%d',fig_name,behavior_ex_opt);
fig_name = sprintf('%s_max_tdiff_%ds',fig_name,timediff_max);
[~,data_str,~] = fileparts(data_filename);
fig_name = sprintf('%s__%s',fig_name,data_str);
file_out = fullfile(res_dir, fig_name);
print(gcf, file_out, '-dpdf', '-cmyk', '-painters');
disp('figure saved!')


%%
function str = genSignifStrAstricks(pval)
if pval < 0.001
    str = '***';
elseif pval < 0.01
    str = '**';
elseif pval < 0.05
    str = '*';
else
    str = 'n.s.';
end
end







%%
